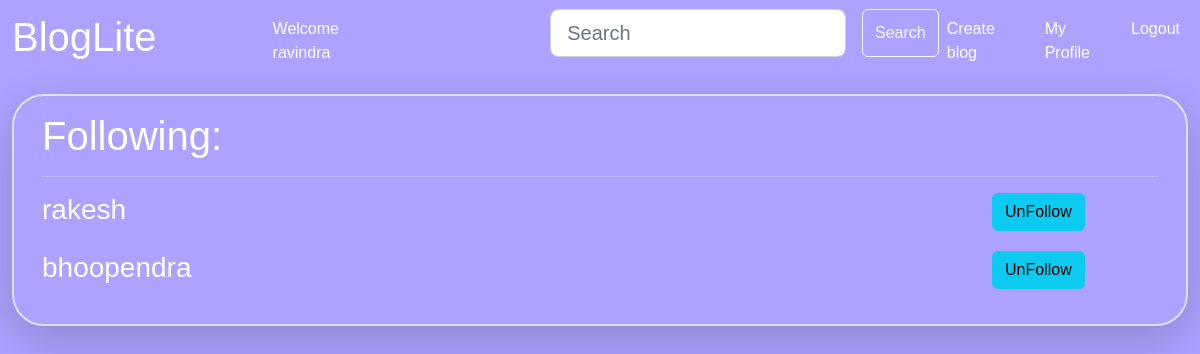
/following (signed in), run on the app's committed database.
### bloglite/models.py (models this page shows, shortened)
class User(db.Model,UserMixin):
    id = db.Column(db.Integer, primary_key=True,autoincrement=True)
    username = db.Column(db.String(20), unique=True, nullable=False)
    name = db.Column(db.String(20), unique=False, nullable=False)
    email = db.Column(db.String(120), unique=True, nullable=False)
    profile_image = db.Column(db.String(20), nullable=False, default='default.jpg')
    password = db.Column(db.String(60), nullable=False)
    blogs = db.relationship('Blog', backref='author', passive_deletes=True)
    comments = db.relationship('Comment', backref='author', passive_deletes=True)
    followed = db.relationship('User',
                               secondary=followers,
                               primaryjoin=(followers.c.follower_id == id),
                               secondaryjoin=(followers.c.followed_id == id),
                               backref=db.backref('followers'))

### bloglite/app.py (the view)
@app.route("/following")
def following():
    users =current_user.followed
    return render_template('following.html', users=users)

### bloglite/models.py (called while the page is built)
@login_manager.user_loader
def load_user(user_id):
    return User.query.get(int(user_id))

### bloglite/templates/following.html (shortened to what this page needs)
{% extends 'base.html' %}
{% block content %}
<div class="content-section">
    <h1>Following:</h1>
    <hr>
    {% for user in users %}
        <div class="my-3 row">
            <div class="col-md-10">
                <h3>{{ user.username }}</h3>
            </div>
            <div class="col-md-2">
              {% if user.username == user.username %}
              <a href="/unfollow/{{user.username}}"><button type="button" class="btn btn-info">UnFollow</button></a>
              {% else %}
              <a href="/follow/{{user.username}}"><button type="button" class="btn btn-info">Follow</button></a>
              {% endif %}
            </div>
        </div>
    {% endfor %}
</div>
{% endblock content %}

### bloglite/templates/base.html (shortened to what this page needs)
<!DOCTYPE html>
<html lang="en">
<head>
    <link href="https://use.fontawesome.com/releases/v5.8.2/css/all.css" rel="stylesheet" />
    <link rel="stylesheet" href="https://cdn.jsdelivr.net/npm/bootstrap@5.2.3/dist/css/bootstrap.min.css">
    <link rel="stylesheet" type="text/css" href=" {{ url_for('static', filename='styles.css') }}">
</head>
<body>
    <div class="header-section">
        <nav class="navbar navbar-expand-lg text-white">
            <div class="container-fluid">
                <a class="navbar-brand text-white" href="{{ url_for('home')}}"> <h1>BlogLite</h1></a>
                {% if current_user.is_authenticated %}
                <a class="wcl nav-link" aria-current="page" href="{{ url_for('profile',username=current_user.username)}}">Welcome {{current_user.name}}</a>
                {% endif %}
                <div class="right-nav collapse navbar-collapse " id="navbarText">
                    {% if current_user.is_authenticated %}
                    <ul class="navbar-nav mx-auto mb-2 mb-lg-0">
                        <li class="nav-item">
                            <form action="{{url_for('search')}}" method="POST" class="d-flex mr-5" role="search">
                            <input class="form-control form-control-lg me-3" name="search" type="search" placeholder="Search" aria-label="Search">
                            <button class="btn btn-outline-light" type="submit">Search</button>
                            </form>
                        </li>
                        <li class="nav-item">
                            <a class="nav-link mr-5 text-white fs-6" href="{{ url_for('create_blog')}}">Create blog</a>
                        </li>
                        <li class="nav-item">
                            <a class="nav-link text-white fs-6" href="{{url_for('profile',username=current_user.username)}}"> My Profile</a>
                        </li>
                        <li class="nav-item">
                            <a class="nav-link text-white fs-6" href="{{ url_for('logout')}}"> Logout</a>
                        </li>
                    </ul>
                    {% endif %}
                </div>
            </div>
        </nav>
    </div>
    <div class="body-section border border-2 rounded-5 shadow-lg p-3 bg-body-tertiary">
        <div class="container">{% block content %}
            {% endblock %}
        </div>
    </div>
</body>
</html>

### bloglite/static/styles.css (style rules this page uses)
.right-nav { margin-left: 150px; }
.wcl { margin-left: 100px; }
body { background-color: #ADA2FF; color: white; font-family: sans-serif; }
.header-section { background-color:#ADA2FF; color: white; }
.body-section { margin: 1% 1%; }

### data on the page
User: name "ravindra"
User: username "rakesh"
User: username "bhoopendra"
